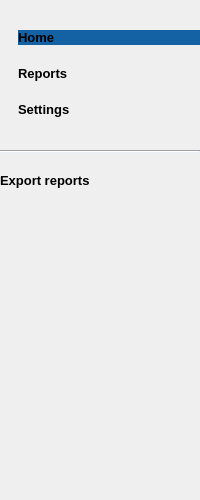
               <widget class="QCustomSlideMenu" name="leftMenu" native="true">
                <property name="minimumSize">
                 <size>
                  <width>130</width>
                  <height>500</height>
                 </size>
                </property>
                <property name="styleSheet">
                 <string notr="true">QPushButton{
text-align: left;
border-radius: 0px;
}</string>
                </property>
                <layout class="QVBoxLayout" name="verticalLayout_7">
                 <property name="spacing">
                  <number>0</number>
                 </property>
                 <property name="leftMargin">
                  <number>0</number>
                 </property>
                 <property name="topMargin">
                  <number>6</number>
                 </property>
                 <property name="rightMargin">
                  <number>0</number>
                 </property>
                 <property name="bottomMargin">
                  <number>0</number>
                 </property>
                 <item alignment="Qt::AlignVCenter">
                  <widget class="QWidget" name="widget_6" native="true">
                   <property name="minimumSize">
                    <size>
                     <width>130</width>
                     <height>0</height>
                    </size>
                   </property>
                   <property name="styleSheet">
                    <string notr="true">margin-bottom: 15px;
</string>
                   </property>
                   <layout class="QVBoxLayout" name="verticalLayout_8">
                    <property name="spacing">
                     <number>0</number>
                    </property>
                    <property name="topMargin">
                     <number>15</number>
                    </property>
                    <property name="rightMargin">
                     <number>0</number>
                    </property>
                    <item>
                     <widget class="QWidget" name="widget_7" native="true">
                      <layout class="QVBoxLayout" name="verticalLayout_9">
                       <property name="rightMargin">
                        <number>0</number>
                       </property>
                       <item>
                        <widget class="QPushButton" name="homeBtn">
                         <property name="font">
                          <font>
                           <pointsize>10</pointsize>
                           <weight>75</weight>
                           <bold>true</bold>
                          </font>
                         </property>
                         <property name="cursor">
                          <cursorShape>PointingHandCursor</cursorShape>
                         </property>
                         <property name="styleSheet">
                          <string notr="true">background-color: #1461A3;</string>
                         </property>
                         <property name="text">
                          <string>Home</string>
                         </property>
                         <property name="icon">
                          <iconset>
                           <normaloff>../../Users/surfac/Downloads/accueil (1).png</normaloff>../../Users/surfac/Downloads/accueil (1).png</iconset>
                         </property>
                         <property name="flat">
                          <bool>false</bool>
                         </property>
                        </widget>
                       </item>
                       <item>
                        <widget class="QPushButton" name="reportsBtn">
                         <property name="font">
                          <font>
                           <pointsize>10</pointsize>
                           <weight>75</weight>
                           <bold>true</bold>
                          </font>
                         </property>
                         <property name="cursor">
                          <cursorShape>PointingHandCursor</cursorShape>
                         </property>
                         <property name="text">
                          <string>Reports</string>
                         </property>
                         <property name="icon">
                          <iconset>
                           <normaloff>../../Users/surfac/Downloads/barre-graphique.png</normaloff>../../Users/surfac/Downloads/barre-graphique.png</iconset>
                         </property>
                         <property name="iconSize">
                          <size>
                           <width>14</width>
                           <height>14</height>
                          </size>
                         </property>
                        </widget>
                       </item>
                       <item>
                        <widget class="QPushButton" name="settingsBtn">
                         <property name="font">
                          <font>
                           <pointsize>10</pointsize>
                           <weight>75</weight>
                           <bold>true</bold>
                          </font>
                         </property>
                         <property name="cursor">
                          <cursorShape>PointingHandCursor</cursorShape>
                         </property>
                         <property name="text">
                          <string>Settings</string>
                         </property>
                         <property name="icon">
                          <iconset>
                           <normaloff>../../Users/surfac/Downloads/parametre.png</normaloff>../../Users/surfac/Downloads/parametre.png</iconset>
                         </property>
                        </widget>
                       </item>
                      </layout>
                     </widget>
                    </item>
                   </layout>
                  </widget>
                 </item>
                 <item>
                  <widget class="Line" name="line">
                   <property name="styleSheet">
                    <string notr="true">background-color: #EBF1F6;</string>
                   </property>
                   <property name="orientation">
                    <enum>Qt::Horizontal</enum>
                   </property>
                  </widget>
                 </item>
                 <item>
                  <widget class="QPushButton" name="exportBtn">
                   <property name="font">
                    <font>
                     <pointsize>10</pointsize>
                     <weight>75</weight>
                     <bold>true</bold>
                    </font>
                   </property>
                   <property name="cursor">
                    <cursorShape>PointingHandCursor</cursorShape>
                   </property>
                   <property name="styleSheet">
                    <string notr="true">margin-top: 20px;</string>
                   </property>
                   <property name="text">
                    <string>Export reports</string>
                   </property>
                   <property name="icon">
                    <iconset>
                     <normaloff>../../Users/surfac/Downloads/fleche-vers-le-bas.png</normaloff>../../Users/surfac/Downloads/fleche-vers-le-bas.png</iconset>
                   </property>
                  </widget>
                 </item>
                 <item>
                  <spacer name="verticalSpacer">
                   <property name="orientation">
                    <enum>Qt::Vertical</enum>
                   </property>
                   <property name="sizeHint" stdset="0">
                    <size>
                     <width>20</width>
                     <height>40</height>
                    </size>
                   </property>
                  </spacer>
                 </item>
                </layout>
               </widget>
